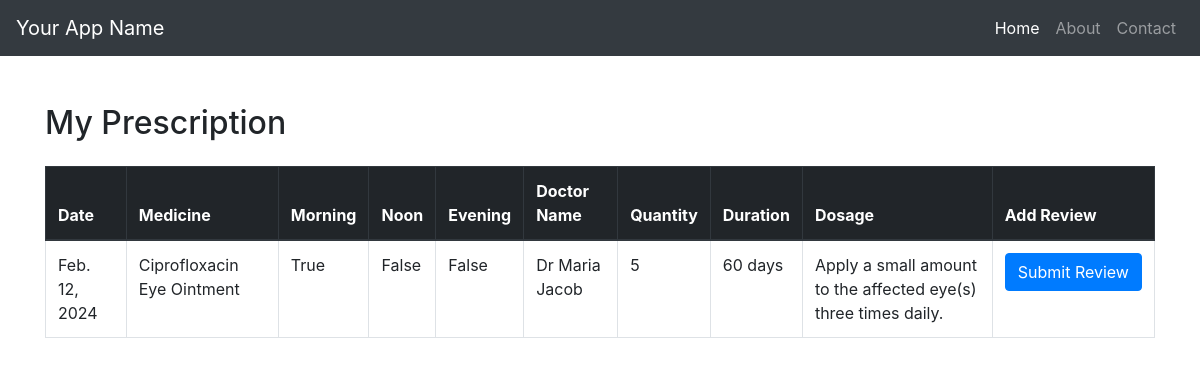
Page /my_prescription (signed in) on the committed database.
### eyeapp/models.py (models this page shows, shortened)
class Prescription(models.Model):
    doctor = models.ForeignKey(Docs, on_delete=models.CASCADE)
    patient = models.ForeignKey(CustomUser, on_delete=models.CASCADE)
    appointment = models.ForeignKey(Appointment, on_delete=models.CASCADE)
    medicine = models.ForeignKey(Medicine, on_delete=models.CASCADE)
    morning = models.BooleanField(default=False)
    noon = models.BooleanField(default=False)
    evening = models.BooleanField(default=False)
    date_of_prescription = models.DateField()
    quantity = models.PositiveIntegerField()
    duration = models.CharField(max_length=100)
    dosages = models.CharField(max_length=100,null=True, blank=True)

class Medicine(models.Model):
    medicineName = models.CharField(max_length=100)
    details = models.TextField(null=True, blank=True)
    companyName = models.CharField(max_length=100)
    expiryDate = models.DateField(null=True, blank=True)
    contains = models.CharField(max_length=100)
    dosage = models.CharField(max_length=100)
    MedCatId = models.ForeignKey(MedicineCategory, on_delete=models.CASCADE)
    price = models.DecimalField(max_digits=10, decimal_places=2,null=True, blank=True)  # New field for price
    is_active = models.BooleanField(default=True)

class Docs(models.Model):
    user = models.ForeignKey(CustomUser, on_delete=models.CASCADE, blank=True, null=True)
    Dep_id = models.ForeignKey(Deps, on_delete=models.CASCADE)
    Name = models.CharField(max_length=110)
    dob = models.CharField(max_length=50, blank=True, null=True)
    city = models.TextField()
    address = models.CharField(max_length=50, blank=True, null=True)
    phn = models.IntegerField()
    gender = models.CharField(max_length=10, choices=[('Male', 'Male'), ('Female', 'Female'), ('Others', 'Others')], blank=True, null=True)
    state = models.CharField(max_length=100, null=True, blank=True)
    country = models.CharField(max_length=100, null=True, blank=True)
    institution = models.CharField(max_length=100, null=True, blank=True)
    subject = models.CharField(max_length=100, null=True, blank=True)
    degree = models.CharField(max_length=100, null=True, blank=True)
    year = models.CharField(max_length=100, null=True, blank=True)
    reset_password = models.CharField(max_length=128, null=True, blank=True)  # New field for reset password

### eyeapp/views.py (the view)
# urls.py: path('my_prescription', views.my_prescription, name='my_prescription'),
@login_required
def my_prescription(request):
    appointments = Appointment.objects.filter(user_id=request.user.id)
    prescriptions = []
    for appointment in appointments:
        prescriptions.extend(Prescription.objects.filter(appointment=appointment))
    context = {
        'prescriptions': prescriptions,
    }
    return render(request, 'my_prescription.html', context)

### templates/my_prescription.html (shortened to what this page needs)
<!DOCTYPE html>
<html lang="en">
<head>
    <link rel="stylesheet" href="https://maxcdn.bootstrapcdn.com/bootstrap/4.0.0/css/bootstrap.min.css">
</head>
<body>
<nav class="navbar navbar-expand-lg navbar-dark bg-dark">
    <a class="navbar-brand" href="#">Your App Name</a>
    <div class="collapse navbar-collapse" id="navbarNav">
        <ul class="navbar-nav ml-auto">
            <li class="nav-item active">
                <a class="nav-link" href="{% url 'index' %}">Home <span class="sr-only">(current)</span></a>
            </li>
            <li class="nav-item">
                <a class="nav-link" href="#">About</a>
            </li>
            <li class="nav-item">
                <a class="nav-link" href="#">Contact</a>
            </li>
        </ul>
    </div>
</nav>
<div class="container mt-5">
    <h2>My Prescription</h2>
    <div class="table-responsive mt-4">
        <table class="table table-bordered">
            <thead class="thead-dark">
                <tr>
                    <th>Date</th>
                    <th>Medicine</th>
                    <th>Morning</th>
                    <th>Noon</th>
                    <th>Evening</th>
                    <th>Doctor Name</th>
                    <th>Quantity</th>
                    <th>Duration</th>
                    <th>Dosage</th>
                    <th>Add Review</th>
                </tr>
            </thead>
            <tbody>
                {% for prescription in prescriptions %}
                    <tr>
                        <td>{{ prescription.date_of_prescription }}</td>
                        <td>{{ prescription.medicine.medicineName }}</td>
                        <td>{{ prescription.morning }}</td>
                        <td>{{ prescription.noon }}</td>
                        <td>{{ prescription.evening }}</td>
                        <td>{{ prescription.doctor.Name }}</td>
                        <td>{{ prescription.quantity }}</td>
                        <td>{{ prescription.duration }}</td>
                        <td>{{ prescription.dosages }}</td>
                        <td>
                            <button type="button" class="btn btn-primary" data-toggle="modal" data-target="#reviewModal{{ prescription.id }}">
                                Submit Review
                            </button>
                        </td>
                    </tr>
                {% endfor %}
            </tbody>
        </table>
    </div>
</div>
</body>
</html>

### templates/my_prescription.html (style rules this page uses)
.table-responsive { overflow-x: auto; }

### rows in the picture
Prescription: date_of_prescription "Feb. 12, 2024", medicine.medicineName "Ciprofloxacin Eye Ointment", morning "True", noon "False", evening "False", doctor.Name "Dr Maria Jacob", quantity "5", duration "60 days", dosages "Apply a small amount to the affected eye(s) three times daily."
